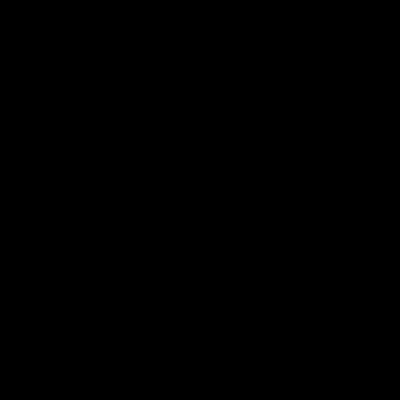
Frame 1 (no input)
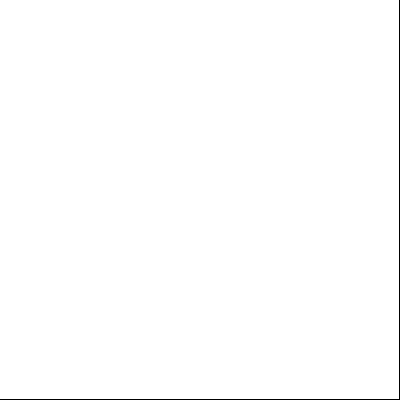
Frame 60 (the mouse pressed at the canvas centre just before this capture)
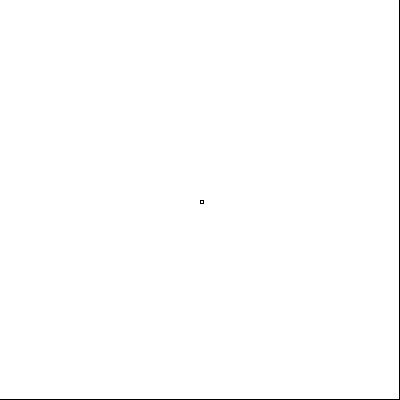
Frame 120 (the mouse held since frame 60 and released just before this capture)

The Processing sketch that drew these frames (run headless with seeded random() and noise(); from frame 60 on, the mouse is pressed at the canvas centre):

// Processing sketch: tessellation_7_3
// ── tessellation_7_3.pde
float[] px = new float[0]; //mouse pressed marks
float[] py = new float[0];
float[] distance = new float[0]; //pixel distance to marked point
int[] idx = new int[0]; //used for sorting the pixels

PImage  myimg;
void setup() {
  size(400, 400);
  myimg = createImage(width, height, RGB);
  image(myimg, 0, 0);
  /*
  float[] arr1 = {1., 2., 10., 5., 7.};
  sortArrayDown(arr1, new int[] {0, 1, 2, 3, 4});
  println(arr1);
  */
}

void draw() {
  stroke(0);
  for (int i=0; i< px.length; i++) {
    rect(px[i], py[i], 3, 3); //draw the mark as tiny rectangle
  }
}

void mousePressed() { 
  px = append(px, mouseX); //add clicked point
  py = append(py, mouseY);
  distance = append(distance, 0); // memory for the distance
  idx = append(idx, 0); //add the id
  for (int x=0; x< width; x++) {
    for (int y=0; y<height; y++) {

      //initiate distance
      for (int i=0; i<px.length; i++) //distance to all other marks
        distance[i] = dist(x, y, px[i], py[i]);
      for (int i=0; i<idx.length; i++)
        idx[i] = i;

      //sorting distance -- closest to furthest
      sortArrayDown(distance, idx);

      int n = idx.length -1;
      set(x, y, color((idx[n]*126)%255, (idx[n]*133)%255, (idx[n]*144)%255));
    }
  }
  getEdge();
}

void getEdge() {
  for (int x=0; x<width-1; x++) {
    for (int y=0; y<height-1; y++) {
      if (abs(red(get(x, y)) - red(get(x+1, y)))>0 || abs(red(get(x, y)) - red(get(x, y+1)))>0)
        set(x, y, color(0));
      else
        set(x, y, color(255));
    }
  }
}

void sortArrayDown(float[] arr, int[] idx) {
  for (int i=0; i<arr.length; i++) {
    for (int j=0; j<arr.length-1; j++) {
      if (arr[i]> arr[j]) { //if big, then swap down. 
        float t = arr[i]; //swap in descending order
        arr[i] = arr[j];
        arr[j]  = t;
        int tr = idx[i];
        idx[i] = idx[j];
        idx[j] = tr;
      }
    }
  }
}
